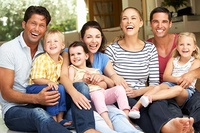
#> input picture group_photo.jpg, 200 x 133 px, shrunk from 500 x 333 before the run, found by its file name
$ jupyter execute FaceDetect.ipynb
#> lines starting #> are read from the running program, lines starting #| are printed output that depends on the picture; after the words box and inside, x2 and y2 are one past the last pixel; in counts of white or black regions, pixels touching at a corner belong together
Example 1

[cell 1]
import numpy as np
import matplotlib.pyplot as plt

[cell 2]
img = plt.imread("/content/group_photo.jpg")
#> img is the input picture: shape (133, 200, 3); mean R, G, B 157.5, 137.6, 123.9

[cell 3]
img.shape
#> Out = (133, 200, 3)

[cell 4]
plt.imshow(img)

[cell 5]
import cv2

[cell 6]
model = cv2.CascadeClassifier("/content/haarcascade_frontalface_alt.xml")

[cell 7]
faces = model.detectMultiScale(img)
#> faces = [[118, 9, 24, 24], [149, 12, 24, 24], [26, 15, 24, 24], [82, 28, 23, 23], [175, 36, 22, 22]]

[cell 8]
faces
#> Out has the same summary as faces

[cell 9]
faces.shape
#> Out = (5, 4)

[cell 10]
for face in faces:
  x,y,w,h = face

  img = cv2.rectangle(img, (x,y), (x+w, y+h), (200,0,0), 2 )
#> this loop made 5 passes
#> pass 2, `img = cv2.rectangle(img, (x,y), (x+w, y+h), (200,0,0), 2 )`:
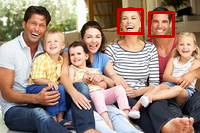
#> img: shape (133, 200, 3); mean R, G, B 158.8, 135.2, 122.3
#> pass 3, `img = cv2.rectangle(img, (x,y), (x+w, y+h), (200,0,0), 2 )`:
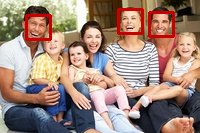
#> img: shape (133, 200, 3); 1.07% of pixels changed, all inside (x1, y1, x2, y2) = (25, 14, 52, 41)
#> after the loop:
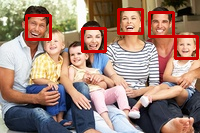
#> img: shape (133, 200, 3); 2% of pixels changed, all inside (x1, y1, x2, y2) = (81, 27, 199, 60)

[cell 11]
plt.imshow(img)

Example 2

[cell 12]
img = plt.imread("/content/THE+REAL+GROUP+2020+-+3.jpg")
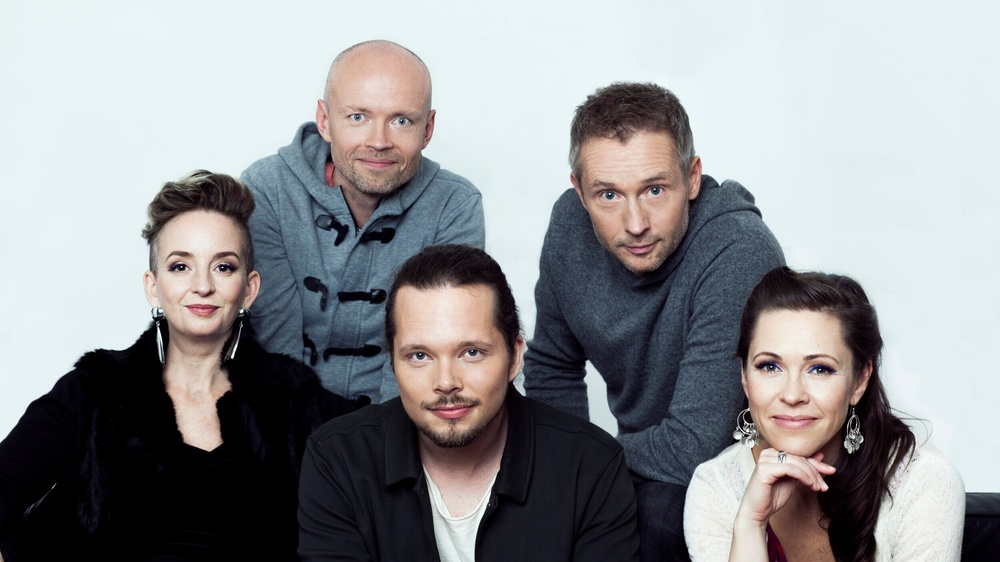
#> input picture THE+REAL+GROUP+2020+-+3.jpg, 1000 x 562 px, shrunk from 2500 x 1406 before the run, found by its file name
#> img is the input picture: shape (562, 1000, 3); mean R, G, B 144.9, 146.4, 148.7

[cell 13]
img.shape
#> Out = (562, 1000, 3)

[cell 14]
plt.imshow(img)

[cell 15]
model = cv2.CascadeClassifier("/content/haarcascade_frontalface_alt.xml")

[cell 16]
faces = model.detectMultiScale(img)
#> faces = [[142, 218, 122, 122], [328, 76, 107, 107], [576, 148, 118, 118], [381, 305, 132, 132], [732, 316, 131, 131]]

[cell 17]
faces
#> Out has the same summary as faces

[cell 18]
faces.shape
#> Out = (5, 4)

[cell 19]
for face in faces:
  x,y,w,h = face

  img = cv2.rectangle(img, (x,y), (x+w, y+h), (200,0,0), 10 )
#> this loop made 5 passes
#> pass 2, `img = cv2.rectangle(img, (x,y), (x+w, y+h), (200,0,0), 10 )`:
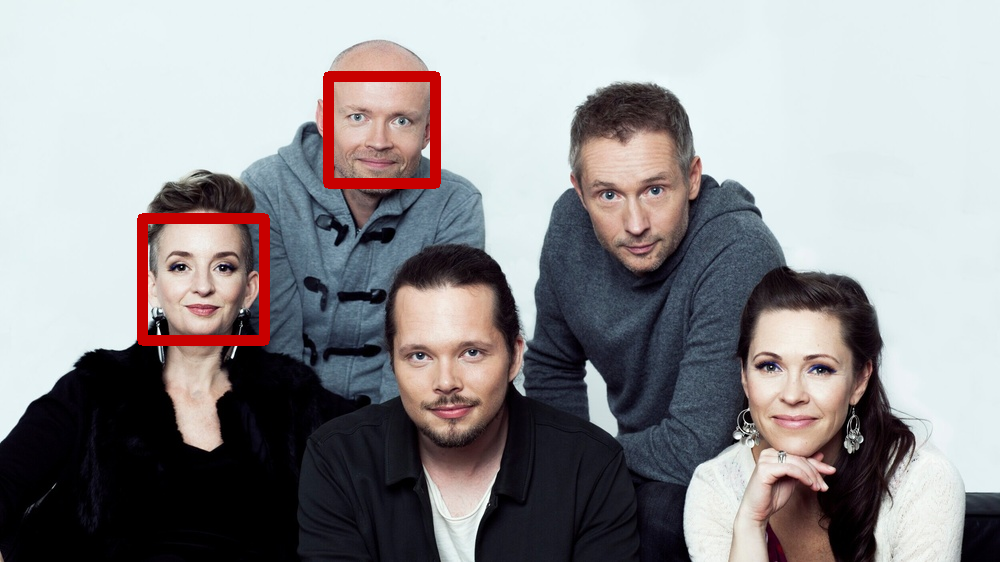
#> img: shape (562, 1000, 3); mean R, G, B 145.9, 143.9, 146.2
#> pass 3, `img = cv2.rectangle(img, (x,y), (x+w, y+h), (200,0,0), 10 )`:
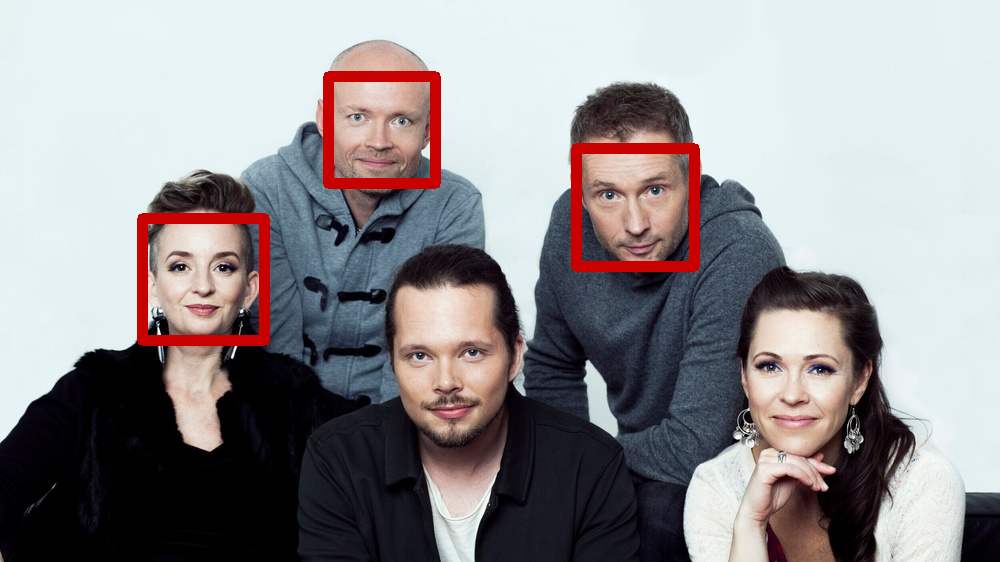
#> img: shape (562, 1000, 3); 0.92% of pixels changed, all inside (x1, y1, x2, y2) = (571, 143, 700, 272)
#> after the loop:
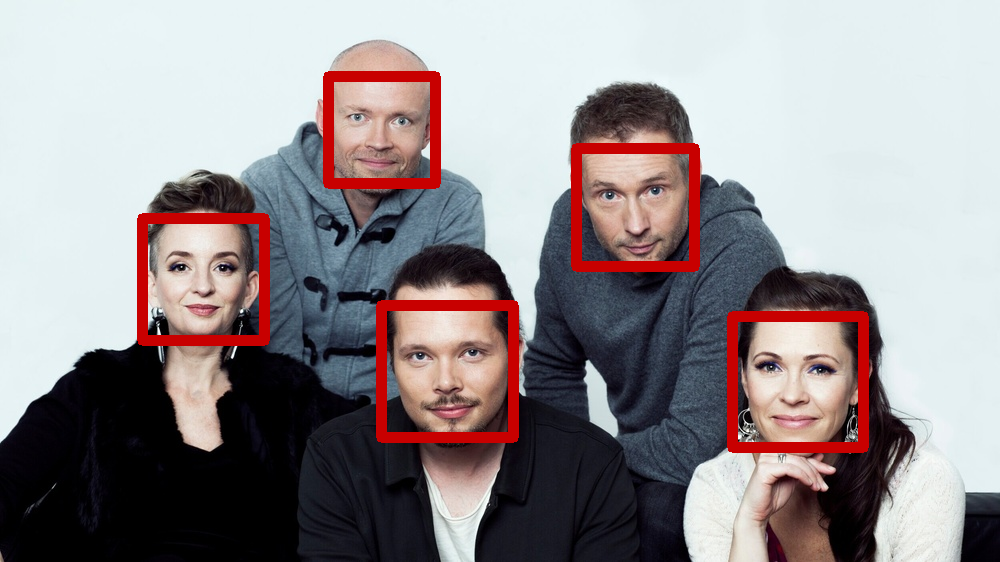
#> img: shape (562, 1000, 3); 2.04% of pixels changed, all inside (x1, y1, x2, y2) = (376, 300, 869, 453)
